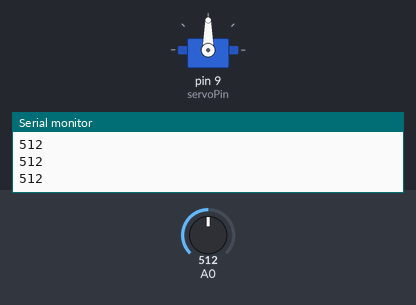
A sketch run on a simulated Arduino Uno, built with avr-gcc and run on an emulated ATmega328P. On the bench: servo, the last lines printed to the serial monitor. Inputs (shaded band) come from the test bench; at power-on: A0 = 512.

Above: at 1.2 s.
1.3 s: A0 set to 716
At 2.5 s:
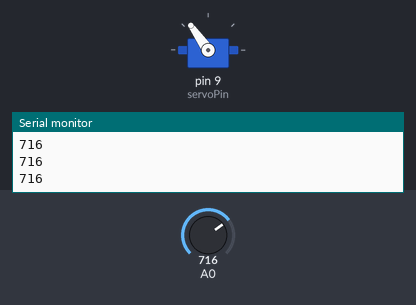
2.8 s: A0 set to 900
At 3.8 s:
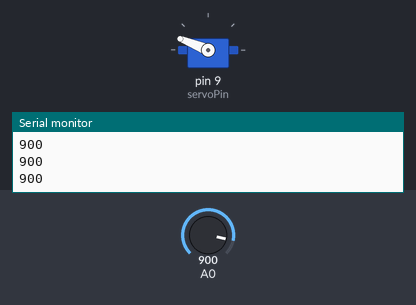
4.3 s: A0 set to 1023
At 4.9 s:
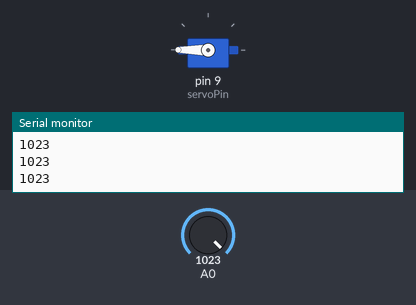
5.8 s: A0 set to 306
At 6.1 s:
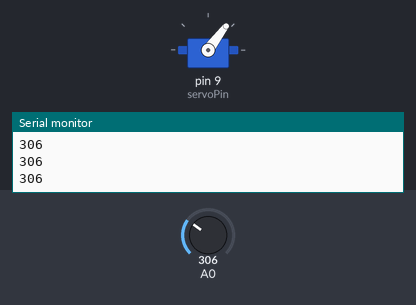
7.3 s: A0 set to 122
At 8.4 s:
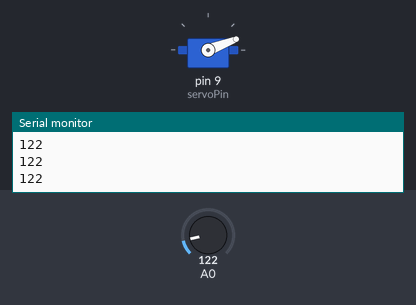
8.8 s: A0 set to 0
At 9.4 s:
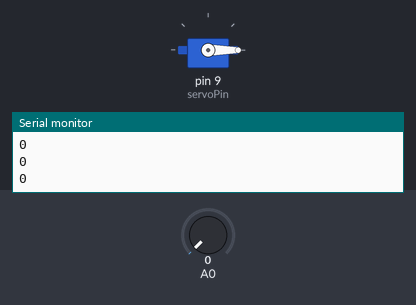
Timing chart, 0 to 11.3 s (numbered marks = the images above; inputs shaded):
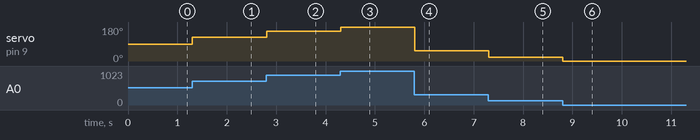

Measured:
- after the input at 1.3 s, servo on pin 9 (servoPin): 90° → 125° at once
- after the input at 2.8 s, servo on pin 9 (servoPin): 125° → 158° at once
- after the input at 4.3 s, servo on pin 9 (servoPin): 158° → 180° at once
- after the input at 5.8 s, servo on pin 9 (servoPin): 180° → 53° at once
- after the input at 7.3 s, servo on pin 9 (servoPin): 53° → 21° at once
- after the input at 8.8 s, servo on pin 9 (servoPin): 21° → 0° at once

The sketch:

servo_joystick.ino
```cpp
#include <Servo.h>
int xValue;   // joystick x-axis value 0-1023
int servoPin=9;
int servoPosition; //   0-180 degrees
Servo myServo;

void setup() {

Serial.begin(9600);
myServo.attach(servoPin);

}

void loop() {

xValue=analogRead(A0); // 0-1023   max left=0    max right=1023
Serial.println(xValue);
servoPosition=map(xValue,0,1023,0,180);
myServo.write(servoPosition);

}
```
